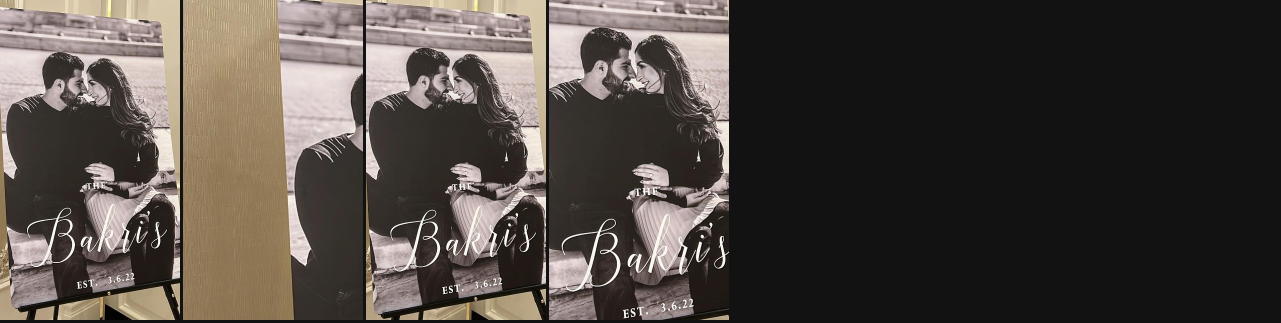
#> input picture data/p1023_143341_3255/cardpan/cardpan_9x16_1023143456ddf_strip.jpg, 2562 x 646 px (shown at 1/2 size); its folder holds only this picture in this run
$ python -i smart.py   (imports and definitions only)   (older library calls are emulated)
#> lines starting #> are read from the running program, lines starting #| are printed output that depends on the picture
# -*- coding: utf-8 -*-
"""
客户端精简流程 · 智能层（2026-09-29）
======================================
面向「客户自助」的两件事，都在这一层完成：

1. 照片质检 assess()：客户上传后自动判断这张图能不能直接用。
   本地技术体检（分辨率 / 清晰度 / 曝光）+ 视觉大模型判定（文字是否清楚、
   产品是否完整清晰）→ 合成 pass / warn / fail 与英文提示，不合格就提示重传。
   标准（用户口径）：文字清楚、产品显示清晰、画质高清。

2. 运镜配方 recipe()：按识别到的图片内容与构图，自动匹配运镜镜头与每镜时长
   （每镜 3s、成片 ≤15s；2026-10-10 起取消时长档位，画幅由界面选 9:16 / 1:1）。
   运镜细节（镜头编号/名称）不返回给界面，只在服务端日志与本文件的 note 中出现。

设计约束：
  · 不新增 AI 生成的任何内容，只做判定与匹配 —— 2.5D 几何运镜零 AI 算力；
  · 视觉调用复用 core.showcase.chat_vision（同一把 ARK Key、同一套错误提示）；
  · 视觉模型不可用时降级为「纯本地体检」，不阻断客户流程（air 缺失时给出提示）。
"""
import hashlib
import json
import os
import random
import time

from core import prompts
from core.cammove import (FREEZE_SECS, MOVES, STANDARD_SEQ, build_canvas, recommend_move,
                          dedupe_sweeps, SWEEP_DIR, SWEEP_POOL, MAX_SEQ_SHOTS)
from core.showcase import PLANNER_MODELS, chat_vision, _parse_json_loose

# 本地体检阈值（长边归一化后计算，保证不同尺寸可比）
MIN_LONG_EDGE_FAIL = 1000     # 长边 < 1000px → 直接不合格（文字必然发虚）
MIN_LONG_EDGE_WARN = 1600     # 长边 < 1600px → 可用但打折
SHARP_FAIL = 60.0             # 拉普拉斯方差 < 60 → 糊片
SHARP_WARN = 160.0            # < 160 → 偏软
DARK_FAIL = 38.0              # 平均亮度（0-255）过低 → 暗到看不清
CLIP_FAIL = 0.25              # 死白像素占比 > 25% → 过曝（比看均值稳，纸张本身就偏亮）

# 时长口径（2026-10-10 用户口径）：取消「快 / 中」两档，统一为
#   「每镜 3s，成片总时长 ≤15s」—— 超出就把每镜时长等比收缩（见 recipe 的 eff）。
PER_SHOT_SECS = 3.0
MAX_TOTAL_SECS = 15.0
MIN_PER_SHOT = 0.9           # 每镜时长下限（图很多时仍保证运镜有位移余量）
# 兼容字段（旧调用方可能仍在读）：现在只有一套方案。
SECS_OPTIONS = [PER_SHOT_SECS]
SECS_LABELS = {PER_SHOT_SECS: "Standard"}
SECS_RECOMMENDED = PER_SHOT_SECS

# BGM 情绪口径（2026-10-10 v2 用户反馈「要轻音乐、欢快一点、适合婚礼、稍微卡点」）：
#   池子 = bright（轻快）+ warm（温暖）两层 —— 排除 edm（四拍电子）与过慢的 calm
#   （60–72 BPM 偏"安眠"，15s 短片里听不出欢快）。曲库 BPM 为音频实测值（见 bgm_meta.json）。
BGM_MOODS = ("bright", "warm")
MOOD_ZH = {"bright": "bright and upbeat", "warm": "warm and romantic",
           "calm": "calm and ceremonial"}


# ---------------- 本地技术体检 ----------------

def _local_checks(path):
    """分辨率 / 清晰度 / 曝光 / 画幅比。任何一项读不出来就标记不可用。"""
    import cv2
    import numpy as np
    img = cv2.imdecode(np.fromfile(path, dtype=np.uint8), cv2.IMREAD_COLOR)
#> img is the input picture: shape (646, 2562, 3); mean B, G, R 65.8, 71, 77.8
    if img is None:
        return {"readable": False, "width": 0, "height": 0, "long_edge": 0,
                "aspect": 0.0, "sharpness": 0.0, "brightness": 0.0,
                "issues": ["The file could not be read as an image (it may be corrupted)."]}
    h, w = img.shape[:2]
#> h = 646; w = 2562
    long_edge = max(h, w)
#> long_edge = 2562
    # 统一缩放到长边 1600 再测清晰度，避免尺寸影响阈值
    scale = 1600.0 / long_edge if long_edge > 0 else 1.0
#> scale = 0.625
    probe = cv2.resize(img, (max(1, int(w * scale)), max(1, int(h * scale))),
                       interpolation=cv2.INTER_AREA) if abs(scale - 1.0) > 0.01 else img
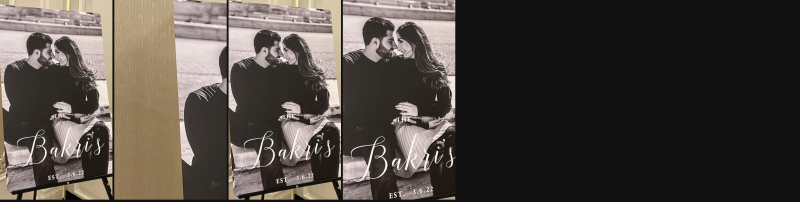
#> probe: shape (403, 1600, 3) (shown at 1/2 size); mean B, G, R 65.8, 71, 77.8
    gray = cv2.cvtColor(probe, cv2.COLOR_BGR2GRAY)
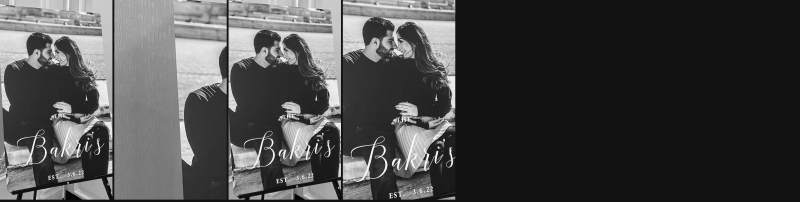
#> gray: shape (403, 1600) (shown at 1/2 size); min 1, max 253, mean 72.4
    sharp = float(cv2.Laplacian(gray, cv2.CV_64F).var())
#> sharp = 1117.5
    bright = float(gray.mean())
#> bright = 72.41
    clipped = float((gray >= 250).mean())
#> clipped = 0.000572
    issues = []
    if long_edge < MIN_LONG_EDGE_FAIL:
        issues.append("Resolution is too low (%d px on the long edge) - at least %d px is needed "
                      "so the lettering stays readable." % (long_edge, MIN_LONG_EDGE_WARN))
    elif long_edge < MIN_LONG_EDGE_WARN:
        issues.append("Resolution is a little low (%d px on the long edge); %d px or more gives a "
                      "sharper result." % (long_edge, MIN_LONG_EDGE_WARN))
    # 过暗/过曝先说（这类图测清晰度没有意义）
    too_dark = bright < DARK_FAIL
#> too_dark = False
    blown = clipped > CLIP_FAIL
#> blown = False
    if too_dark:
        issues.append("The photo is very dark - the card details are hard to make out.")
    elif blown:
        issues.append("The photo is overexposed - %d%% of the frame is blown out to pure white."
                      % round(clipped * 100))
    if not too_dark and not blown:
        if sharp < SHARP_FAIL:
            issues.append("The photo looks blurry or out of focus - please upload a sharper shot.")
        elif sharp < SHARP_WARN:
            issues.append("Focus is a little soft; a sharper photo will render better.")
    return {"readable": True, "width": w, "height": h, "long_edge": long_edge,
            "aspect": round(w / float(h), 3) if h else 0.0,
            "sharpness": round(sharp, 1), "brightness": round(bright, 1),
            "clipped": round(clipped, 4),
            "issues": issues}


# ---------------- 视觉判定 ----------------

# 工艺关键词白名单（视觉模型只允许从这些里选；用于微距运镜优先取景）
CRAFT_TYPES = ("gold_foil", "emboss", "deboss", "letterpress",
               "raised_ink", "foil_stamp", "edge_gilding", "silk_screen",
               "lace", "die_cut", "laser_cut", "engraving", "bevel")


# [218 lines left out: functions _norm_craft, _norm_box, norm_craft_boxes, best_craft_boxes, best_card_boxes, assess and 1 more, not called in this run]


# ---------------- 配乐自动匹配（客户不选） ----------------

BASE_DIR = os.path.dirname(os.path.dirname(os.path.abspath(__file__)))
BGM_META = os.path.join(BASE_DIR, "bgm_meta.json")
BGM_DIR = os.path.join(BASE_DIR, "bgm")


# [110 lines left out: functions _bgm_tracks, match_bgm, not called in this run]


# ---------------- BGM 随机换曲（2026-10-10 用户口径）----------------
# 「曲库要有多个音乐、每次生成都换一首不同的」：只在婚礼调性层（calm/warm）里抽签，
#   上一次用过的曲名记在 bgm/bgm_state.json，抽到同一首就重抽，让连续两条视频不同曲。
BGM_STATE = os.path.join(BGM_DIR, "bgm_state.json")


# [82 lines left out: functions _bgm_state, _bgm_state_save, pick_bgm, not called in this run]


# ---------------- 运镜配方匹配 ----------------

# 内容类型 → 运镜路线（客户看不到镜头号，只服务端记录）
ROUTE_BY_KIND = {
    "set":    list(STANDARD_SEQ),        # 整套平铺：五镜标准序列（斜扫→缓推→横扫→微距→缓拉）
    "group":  ["cm01", "cm04", "cm07", "cm05"],
    "single": ["cm04", "cm07", "cm05"],  # 单卡：缓推 → 微距工艺 → 缓拉收尾
    # 细节微距：2026-09-29 用户拍板首镜换掉近静止的 CM-07；2026-09-30 用户口径再明确——
    #   「细节运镜，截取的画面优先是工艺类的（浮雕/凹凸/烫金）」，故首镜改为 CM-08 微距推进，
    #   取景锚点由工艺区域框决定（core.cammove.craft_anchor），次镜 CM-06 反向斜扫负责位移。
    "detail": ["cm08", "cm06", "cm05"],
}

# 多图模式：**每张照片跑一组（≥2 个）运镜**，不是一张图只给一个镜头。
# 用户口径（2026-10-08）：「根据图片判别运用的运镜，保证每个产品图的运镜视频里
#   不要只有一个运镜方式」→ 单张图的运镜视频内部就必须有多种运镜。
# 2026-10-08 修正：只轮换方向不够——cm01/cm02/cm03/cm06 都是"从画面中心平移"的横扫，
#   在平铺的请柬图上三种平移观感几乎一样，用户反馈"运镜还是没什么区别"。
#   故组内做成「平移 ↔ 变焦 ↔ 微距」的**类型搭配**（见 _photo_route）。
#   detail 组的 cm06/cm07/cm08 取景落在工艺框上（2026-09-30 口径，未变）。
# 每图 2 镜会让成片时长翻倍，故只在照片不多时才给 2 镜（见 MULTI_MOVES_MAX_PHOTOS）。
MULTI_MOVES_MAX_PHOTOS = 3     # 多图时「每图 2 镜」的照片数上限；超过则每图 1 镜

_MULTI_ROUTE = {
    # 2026-10-09：扫类组补齐相反方向（cm11 右下→左上、cm12 右→左、cm13 下→上），
    #   让同一内容类型的多张照片按序号轮换到**方向各不相同**的组；dedupe_sweeps 再兜底。
    "set":    [["cm01", "cm04"], ["cm02", "cm05"], ["cm06", "cm04"], ["cm09", "cm05"],
               ["cm11", "cm04"], ["cm12", "cm05"], ["cm13", "cm04"]],
    "group":  [["cm01", "cm04"], ["cm07", "cm05"], ["cm02", "cm04"], ["cm11", "cm05"], ["cm12", "cm04"]],
    "single": [["cm04", "cm07"], ["cm05", "cm09"], ["cm10", "cm07"]],
    "detail": [["cm08", "cm07"], ["cm06", "cm08"], ["cm07", "cm05"]],
}


# ---------------- 单图路线变体池（2026-10-10 用户口径：加轻量随机）----------------
# 背景：recipe 原是确定性函数 —— 同一批图重复生成时，运镜序列 100% 相同，客户会看出
#   「每次都是同一个模板」。用户口径「加轻量随机」：**内容类型仍严格按图匹配**（运动
#   性格不变），只把「同类型内的具体镜头/扫向」做随机轮换 —— 连生两条不再重样。
# 约束：同一 kind 内所有变体**镜头数必须相等**（sources↔moves 引擎硬校验，且镜数决定
#   每镜时长与成片总长，变体间镜数不一致会让时长口径漂移）。
_ROUTE_VARIANTS = {
    "set": [                       # 整套平铺：扫 → 推 → 扫 → 微距 → 拉（5 镜）
        {"id": "s1", "moves": ["cm01", "cm04", "cm02", "cm07", "cm05"]},
        {"id": "s2", "moves": ["cm11", "cm04", "cm03", "cm07", "cm05"]},
        {"id": "s3", "moves": ["cm02", "cm04", "cm12", "cm07", "cm05"]},
        {"id": "s4", "moves": ["cm13", "cm04", "cm01", "cm07", "cm05"]},
    ],
    "group": [                     # 组合：扫 → 推 → 微距 → 拉（4 镜）
        {"id": "g1", "moves": ["cm01", "cm04", "cm07", "cm05"]},
        {"id": "g2", "moves": ["cm11", "cm04", "cm07", "cm05"]},
        {"id": "g3", "moves": ["cm12", "cm04", "cm07", "cm05"]},
        {"id": "g4", "moves": ["cm02", "cm04", "cm08", "cm05"]},
    ],
    "single": [                    # 单卡：推 → 微距 → 拉（3 镜）
        {"id": "n1", "moves": ["cm04", "cm07", "cm05"]},
        {"id": "n2", "moves": ["cm04", "cm08", "cm05"]},
        {"id": "n3", "moves": ["cm10", "cm07", "cm05"]},
    ],
    "detail": [                    # 工艺细节：微距推进 → 反向扫 → 拉（3 镜，首镜固定 CM-08）
        {"id": "d1", "moves": ["cm08", "cm06", "cm05"]},
        {"id": "d2", "moves": ["cm08", "cm11", "cm05"]},
        {"id": "d3", "moves": ["cm08", "cm13", "cm05"]},
        {"id": "d4", "moves": ["cm08", "cm09", "cm05"]},
    ],
}
# 上一次用过的变体（kind → id），内存态：让「连续生成同一张图」也换一条路线。
_LAST_VARIANT = {}


# [45 lines left out: functions _pick_variant, _photo_route, _route_for, not called in this run]


# 单张快档加镜用的候选池：按"扫向尽量不重复 + 非扫类穿插"排序，保证 9 镜观感丰富。
_EXTEND_POOL = ["cm03", "cm06", "cm09", "cm11", "cm12", "cm13", "cm08", "cm10",
                "cm04", "cm02", "cm01", "cm05", "cm07"]


# [154 lines left out: functions _extend_moves, recipe, not called in this run]

>>> result = _local_checks('../data/p1023_143341_3255/cardpan/cardpan_9x16_1023143456ddf_strip.jpg')
#> result = 9 items
